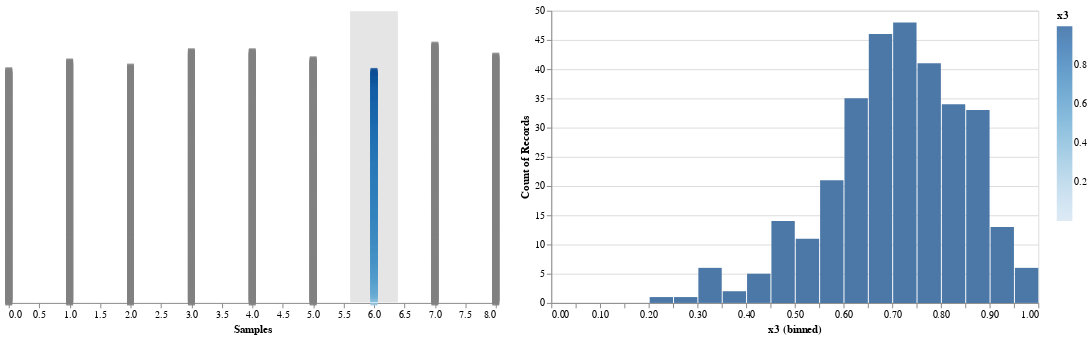

Notebook source saved alongside this figure:
### Code cell
points = df |> vl"""
{
"hconcat" : [
  {
    "view":{"stroke" : null},
    "layer": [{

    
    "selection": {
      "brush": {"type": "interval","encodings": ["x"],"init":{"x": [5.6, 6.4]}}
    },
    "view":{"stroke" : null},
    "width": 500,
    "height": 300,
    "mark": {"type": "square"},
    "encoding": {
        "x": {"field": "x1", "type": "quantitative","axis": {"grid":false, "title":"Samples"}},
        "y": {"field": "x2", "type": "quantitative", "axis": null},
        "size":{"value":50},
        "color": {
              "condition": {"selection": "brush", "field": "x3", "type": "quantitative"},
              "value": "grey"
            }
        }
}]},
  {
    "layer":[{
    "transform": [
      {"filter": {"selection": "brush"}}
    ],
    "width": 500,
    "height": 300,
    "mark": "bar",
    "encoding": {
    "x": {
        "bin":{"maxbins":20},
        "field": "x3",
        "type": "quantitative"
    },
    "y": {
        "aggregate": "count",
        "type": "quantitative"
      }
    }}
    ]
}]
}
"""

### Figure 1 — Vega-Lite specification as saved in the notebook (floating-point values rounded to 4 significant figures; data arrays with more than 128 entries replaced by an {"elided": "..."} marker saying what was removed)
{"data": {"values": {"elided": "3000 records"}}, "hconcat": [{"layer": [{"encoding": {"color": {"condition": {"field": "x3", "selection": "brush", "type": "quantitative"}, "value": "grey"}, "size": {"value": 50}, "x": {"axis": {"grid": false, "title": "Samples"}, "field": "x1", "type": "quantitative"}, "y": {"axis": null, "field": "x2", "type": "quantitative"}}, "height": 300, "mark": {"type": "square"}, "selection": {"brush": {"encodings": ["x"], "init": {"x": [5.6, 6.4]}, "type": "interval"}}, "view": {"stroke": null}, "width": 500}], "view": {"stroke": null}}, {"layer": [{"encoding": {"x": {"bin": {"maxbins": 20}, "field": "x3", "type": "quantitative"}, "y": {"aggregate": "count", "type": "quantitative"}}, "height": 300, "mark": "bar", "transform": [{"filter": {"selection": "brush"}}], "width": 500}]}]}
